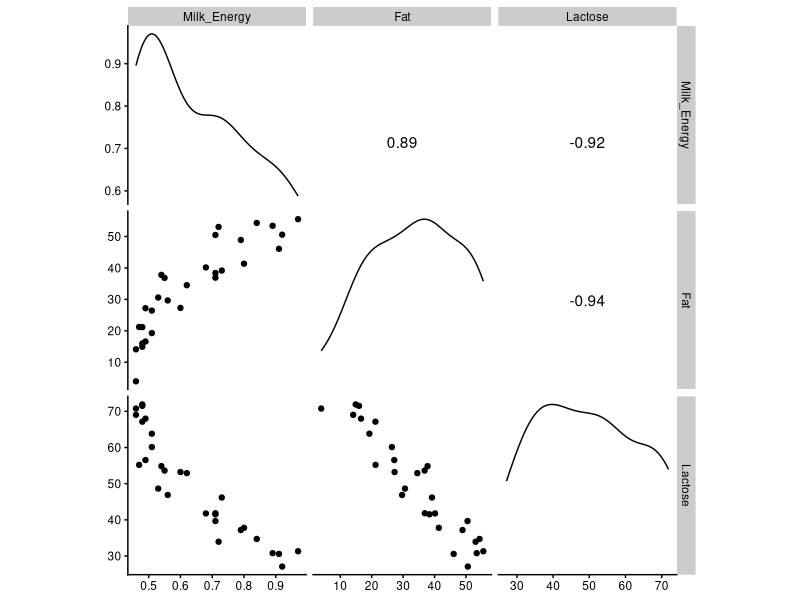
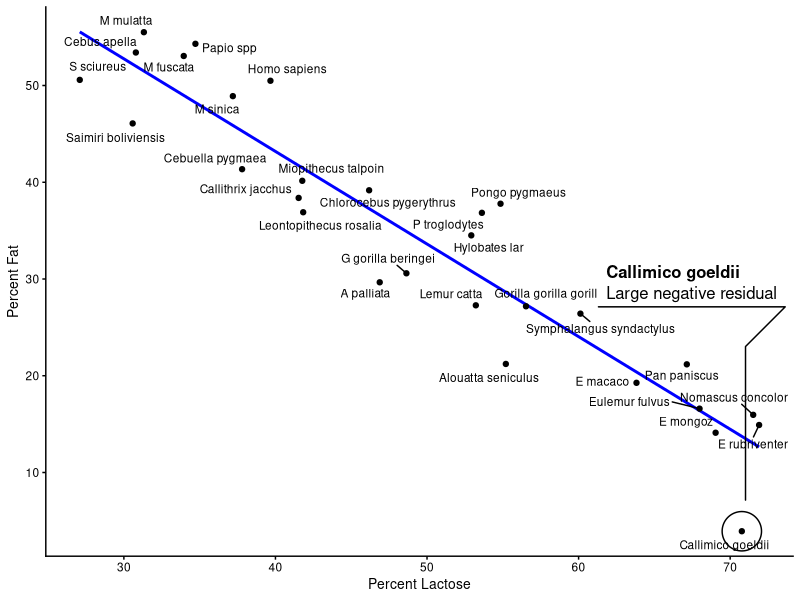
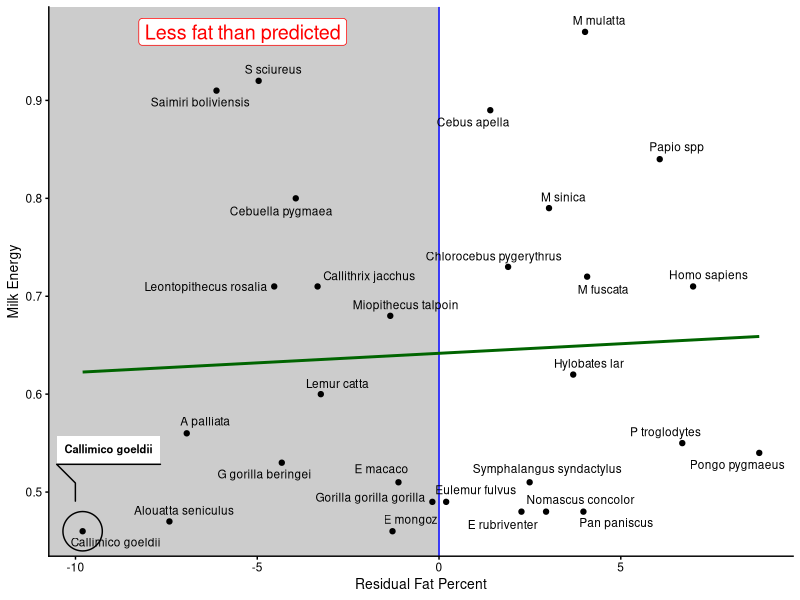
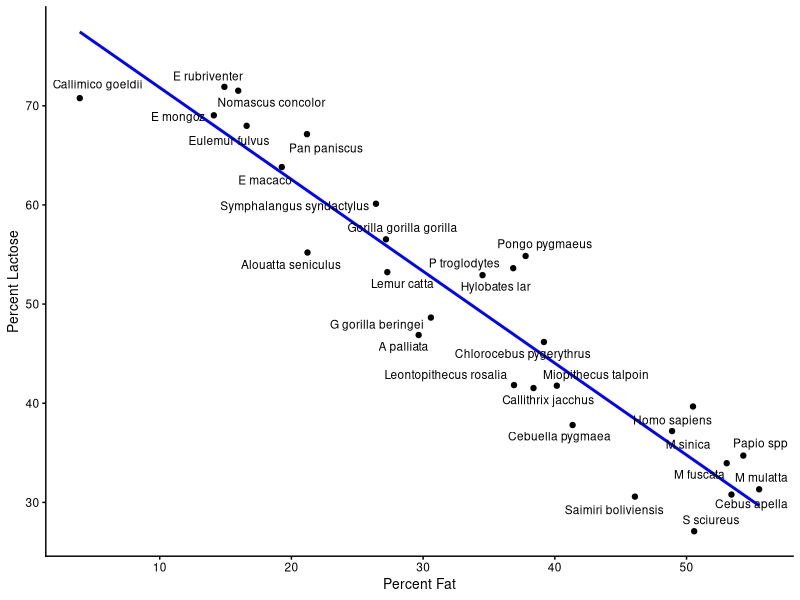
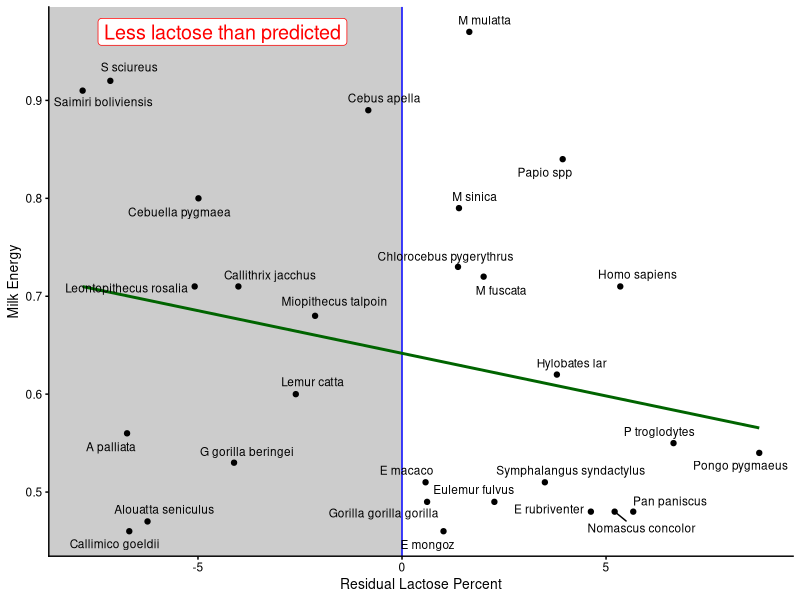
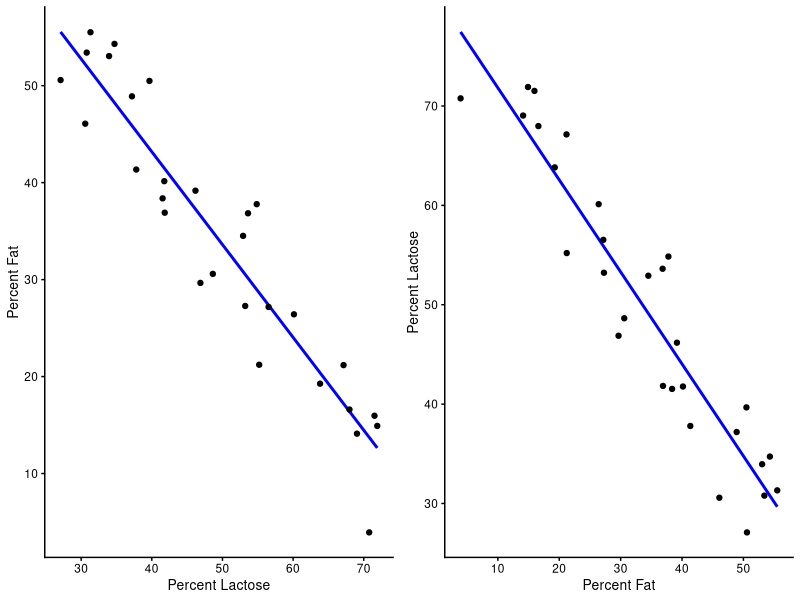
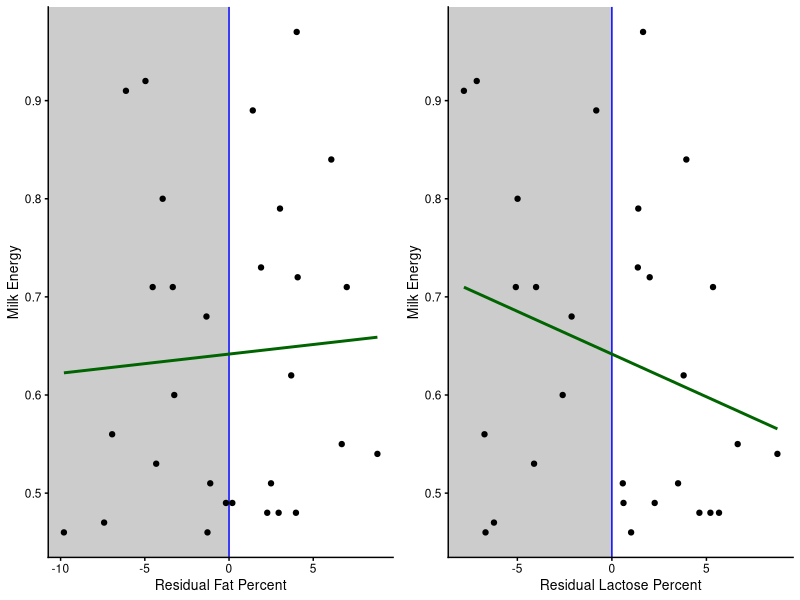
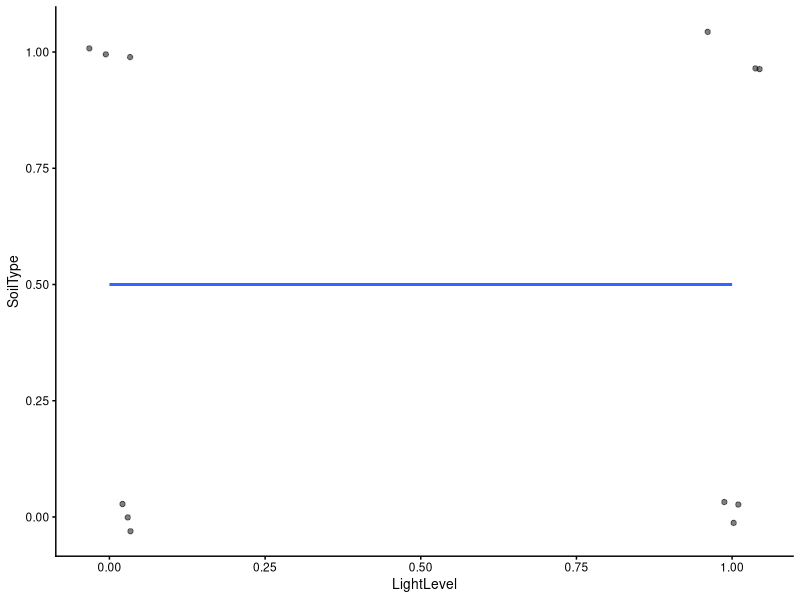

Recreate these plots in R, in order.
## ---- chunk 1
library(tidyverse)
library(ggrepel)
library(cowplot)
library(readxl)
library(knitr)
library(GGally)
library(knitr)
library(ggforce)

theme_set(theme_cowplot(font_size = 10))
## ---- chunk 2
milk <- read_excel("../data/Milk.xlsx", na = "NA")
M <- milk |>
  select(species, kcal.per.g, perc.fat, perc.lactose) |>
  drop_na()
names(M) <- c("Species", "Milk_Energy", "Fat", "Lactose")
ggscatmat(M, columns = 2:4)
## ---- chunk 3
fm <- lm(Milk_Energy ~ Fat + Lactose, data = M)
summary(fm)
## ---- chunk 4
fm_Lact <- lm(Fat ~ Lactose, data = M)
M$resid_Lact <- residuals(fm_Lact)
M |> arrange(resid_Lact) |> slice(1:5)
## ---- chunk 5
desc <- 'Large negative residual'

F_v_L <- ggplot(M, aes(Lactose, Fat, label = Species)) +
  geom_smooth(formula = y ~ x, method = "lm", se = FALSE,
              color = "blue") +
  geom_point() +
  labs(x = "Percent Lactose", y = "Percent Fat")
print(
  F_v_L +
    geom_text_repel(size = 3, force = 15) +
    geom_mark_ellipse(aes(filter = Species == "Callimico goeldii",
                          description = desc),
                      label.buffer = unit(50, "mm"))
)
## ---- chunk 6
milk_res_lact <- ggplot(M, aes(resid_Lact, Milk_Energy,
                               label = Species)) +
  geom_rect(aes(xmin = -Inf, xmax = 0, ymin = -Inf, ymax = Inf),
            fill = "gray80") +
  geom_vline(xintercept = 0, color = "blue") +
  geom_smooth(formula = y ~ x, method = "lm", se = FALSE,
              color = "darkgreen") +
  geom_point() +
  labs(x = "Residual Fat Percent", y = "Milk Energy")

milk_res_lact +
  annotate(geom = "label", x = -5.4, y = 0.97,
           label = "Less fat than predicted",
           color = "red", size = 5) +
  geom_text_repel(size = 3, force = 15) +
  geom_mark_ellipse(aes(filter = Species == "Callimico goeldii"),
                    label.fontsize = 8)
## ---- chunk 7
coef(lm(Milk_Energy ~ resid_Lact, data = M))
coef(fm)
## ---- chunk 8
fm_Fat <- lm(Lactose ~ Fat, data = M)
M$resid_Fat <- residuals(fm_Fat)
## ---- chunk 9
L_v_F <- ggplot(M, aes(Fat, Lactose, label = Species)) +
  geom_smooth(formula = y ~ x, method = "lm", se = FALSE,
              color = "blue") +
  geom_point() +
  labs(y = "Percent Lactose", x = "Percent Fat")
print(L_v_F +
        geom_text_repel(size = 3, force = 15))
## ---- chunk 10
milk_res_fat <- ggplot(M, aes(resid_Fat, Milk_Energy,
                              label = Species)) +
  geom_rect(aes(xmin = -Inf, xmax = 0, ymin = -Inf, ymax = Inf),
            fill = "gray80") +
  geom_vline(xintercept = 0, color = "blue") +
  geom_smooth(formula = y ~ x, method = "lm", se = FALSE,
              color = "darkgreen") +
  geom_point() +
  labs(x = "Residual Lactose Percent", y = "Milk Energy")
print(milk_res_fat +
        annotate(geom = "label", x = -4.4, y = 0.97,
                 label = "Less lactose than predicted",
                 color = "red", size = 5) +
        geom_text_repel(size = 3, force = 15))
## ---- chunk 11
coef(lm(Milk_Energy ~ resid_Fat, data = M))
coef(fm)
## ---- chunk 12
plot_grid(F_v_L, L_v_F, ncol = 2)
## ---- chunk 13
plot_grid(milk_res_lact, milk_res_fat, ncol = 2)
coef(fm)
## ---- chunk 14
yy <- tibble(SoilType = c(1, 1, 1, 1, 1, 1,
                          0, 0, 0, 0, 0, 0),
             LightLevel = c(1, 1, 1, 0, 0, 0,
                            1, 1, 1, 0, 0, 0))
knitr::kable(head(yy))
## ---- chunk 15
ggplot(yy, aes(LightLevel, SoilType)) +
  geom_jitter(width = 0.05, height = 0.05, alpha = 0.5) +
  geom_smooth(formula = y ~ x, method = "lm", se = FALSE)
## ---- chunk 16
yy <- tibble(SoilType = c(0, 0, 0, 1, 1, 1, 1, 1, 1, 1, 1, 1,
                          0, 0, 0, 0, 0, 0, 0),
             LightLevel = c(0, 0, 0, 1, 1, 1, 1, 1, 1, 0,
                            0, 0, 1, 1, 1, 0, 0, 0, 0))
knitr::kable(head(yy))
## ---- chunk 17
ggplot(yy, aes(LightLevel, SoilType)) +
  geom_jitter(width=0.05, height=0.05, alpha=0.5) +
  geom_smooth(formula = y ~ x, method = "lm", se = FALSE)
